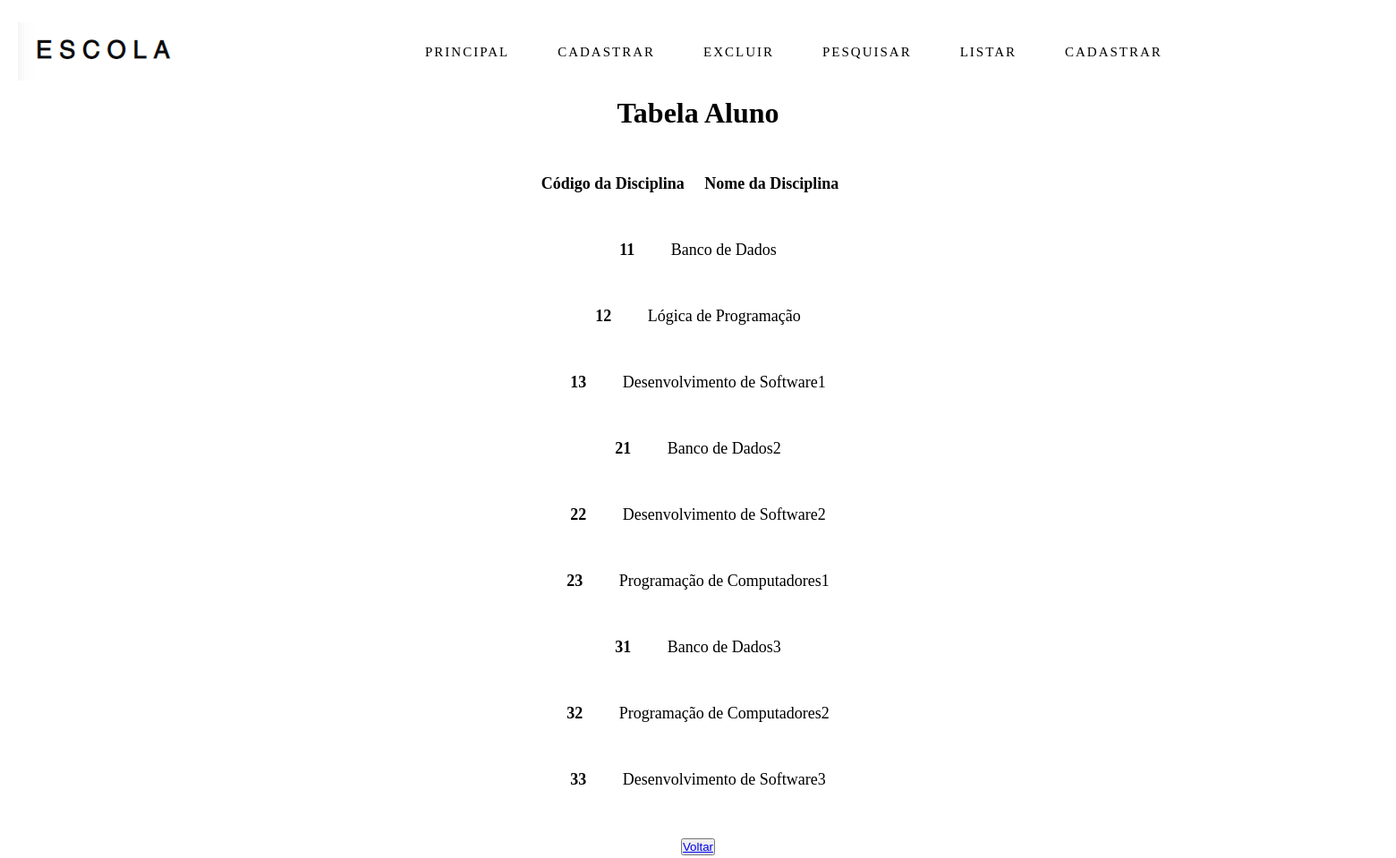
The app's page /listardi.php with its own data.
### tables this page shows
CREATE TABLE `disciplina` (
  `COD_DISCIPLINA` varchar(2) NOT NULL,
  `NOME_DISCIPLINA` varchar(30) NOT NULL
);

### disciplina.php (called while the page is built, shortened)
<?php
    class Disciplina
    {
    function listarDi()
    {
        try
        {
            $this-> conn = new Conectar();
            $sql = $this->conn->query("select * from disciplina order by COD_DISCIPLINA");
            $sql->execute();
            return $sql->fetchAll();
        }
        catch(PDOException $exc)
        {
            echo "Erro ao executar consulta. " . $exc->getMessage();
        }
    }
    }

### listardi.php (the view, shortened to what this page needs)
<!DOCTYPE html>
    <html>
        <head>
            <link rel="stylesheet" type="text/css" href="_css/main.css">
        </head>
        <body>
            <header>
                    <div class="logo">
                        <a href="index.html">
                        <img src="_img/logo.png" />
                        </a>
                    </div>
        <br>
        <br>
        <br>
        <nav>
            <ul class = "nav-list">
                <li><a class="active" href="index.html">PRINCIPAL</a></li>
                <li><a class="active" href="">CADASTRAR</a></li>
                <li><a class="active" href="">EXCLUIR</a></li>
                <li><a class="active" href="">PESQUISAR</a></li>
                <li>
                    <a href="#">LISTAR</a>
                </li>
                <li><a class="active" href="">CADASTRAR</a></li>
            </ul>
        </nav>
</header>
        <center> <font face = "Century Gothic" size="6"><b>Tabela Aluno</b><br><br><font size="4">
<?php
    include_once 'disciplina.php';
    $d = new Disciplina();
    $di_bd=$d->listarDi();
?>
<b> Código da Disciplina &nbsp; &nbsp; Nome da Disciplina &nbsp; &nbsp;</b>
<?php
    foreach($di_bd as $di_mostrar)
    {
        ?>
        <br><br>
        <b> <?php echo $di_mostrar[0]; ?> </b> &nbsp; &nbsp; &nbsp; &nbsp;
            <?php echo $di_mostrar[1]; ?>
    <?php
    }
        echo "<br><br><button><a href = 'index.html'> Voltar </a></button> "; ?>
    </body>
	</html>

### _css/main.css (style rules this page uses)
* { margin: 0; padding: 0; }
body { width: 100%; margin: 0 auto; }
.logo { margin-left: 20px; margin-top: 25px; }
nav { margin-top: -125px; display: flex; height: 85px; position: right; }
nav ul { margin-top: -30; margin-left: 450px; position: absolute; }
nav ul li { display: inline-block; }
nav ul li a { letter-spacing: 2px; text-decoration: none; color: rgb(0, 0, 0); display: block; padding: 0 25px; line-height: 70px; font-size: 15px; font-family:'Consolas'; background: white; transition: 0.5s; }
nav ul li a:hover, nav ul li a.active { color: rgb(0, 0, 0); }

### records on screen
disciplina: COD_DISCIPLINA "11", NOME_DISCIPLINA "Banco de Dados"
disciplina: COD_DISCIPLINA "12", NOME_DISCIPLINA "Lógica de Programação"
disciplina: COD_DISCIPLINA "13", NOME_DISCIPLINA "Desenvolvimento de Software1"
disciplina: COD_DISCIPLINA "21", NOME_DISCIPLINA "Banco de Dados2"
disciplina: COD_DISCIPLINA "22", NOME_DISCIPLINA "Desenvolvimento de Software2"
disciplina: COD_DISCIPLINA "23", NOME_DISCIPLINA "Programação de Computadores1"
disciplina: COD_DISCIPLINA "31", NOME_DISCIPLINA "Banco de Dados3"
disciplina: COD_DISCIPLINA "32", NOME_DISCIPLINA "Programação de Computadores2"
disciplina: COD_DISCIPLINA "33", NOME_DISCIPLINA "Desenvolvimento de Software3"
